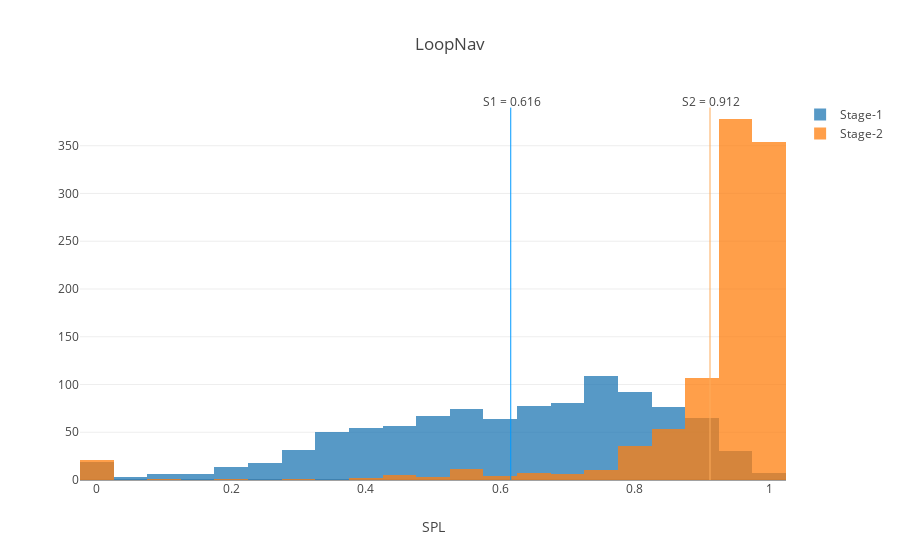

The code cell stored with this chart in its notebook:
### Code cell
hist1 = go.Histogram(
    x=s1_spl,
    opacity=0.75,
    name="Stage-1",
)

hist2 = go.Histogram(
    x=s2_spl,
    opacity=0.75,
    name="Stage-2",
)
hist3 = go.Histogram(
    x=stemp_spl,
    opacity=0.75,
    name="Stage-Temp"
)

data = [hist1, hist2]
layout = go.Layout(
    barmode='overlay', 
    title="LoopNav", 
    xaxis=dict(title="SPL"),
    shapes=[{
        "line": {
                    "color": "#0099FF", 
                    "dash": "solid", 
                    "width": 1
                },
        "type": "line",
        "x0": np.mean(s1_spl),
        "x1": np.mean(s1_spl),
        "xref": "x",
        "y0": 0,
        "y1": 0.98,
        "yref": "paper"
        }, {
        "line": {
                    "color": "#FDAB5A", 
                    "dash": "solid", 
                    "width": 1
                },
        "type": "line",
        "x0": np.mean(s2_spl),
        "x1": np.mean(s2_spl),
        "xref": "x",
        "y0": 0,
        "y1": 0.98,
        "yref": "paper"
        }
    ],
    annotations=[
        dict(
            x=np.mean(s1_spl),
            y=1,
            xref="x",
            yref="paper",
            text="S1 = {:.3f}".format(np.mean(s1_spl)),
            showarrow=True,
            arrowhead=7,
            ax=1,
            ay=1,
        ),
        dict(
            x=np.mean(s2_spl),
            y=1,
            xref="x",
            yref="paper",
            text="S2 = {:.3f}".format(np.mean(s2_spl)),
            showarrow=True,
            arrowhead=7,
            ax=1,
            ay=1,
        )
    ]
)
fig = go.Figure(data=data, layout=layout)
iplot(fig, show_link=False)

### Figure 1 — Plotly figure (JSON) as saved in the notebook; plotly's stock layout.template omitted (floating-point values rounded to 4 significant figures; data arrays with more than 128 entries replaced by an {"elided": "..."} marker saying what was removed)
{"data": [{"name": "Stage-1", "opacity": 0.75, "type": "histogram", "uid": "4811a981-8805-4887-8f94-291102f9c195", "x": {"elided": "1000 float values"}}, {"name": "Stage-2", "opacity": 0.75, "type": "histogram", "uid": "3fdf8ec4-d4a3-4b93-a1b8-b2d90739194c", "x": {"elided": "1000 float values"}}], "layout": {"annotations": [{"arrowhead": 7, "ax": 1, "ay": 1, "showarrow": true, "text": "S1 = 0.616", "x": 0.6156, "xref": "x", "y": 1, "yref": "paper"}, {"arrowhead": 7, "ax": 1, "ay": 1, "showarrow": true, "text": "S2 = 0.912", "x": 0.912, "xref": "x", "y": 1, "yref": "paper"}], "barmode": "overlay", "shapes": [{"line": {"color": "#0099FF", "dash": "solid", "width": 1}, "type": "line", "x0": 0.6156, "x1": 0.6156, "xref": "x", "y0": 0, "y1": 0.98, "yref": "paper"}, {"line": {"color": "#FDAB5A", "dash": "solid", "width": 1}, "type": "line", "x0": 0.912, "x1": 0.912, "xref": "x", "y0": 0, "y1": 0.98, "yref": "paper"}], "title": {"text": "LoopNav"}, "xaxis": {"title": {"text": "SPL"}}}}
